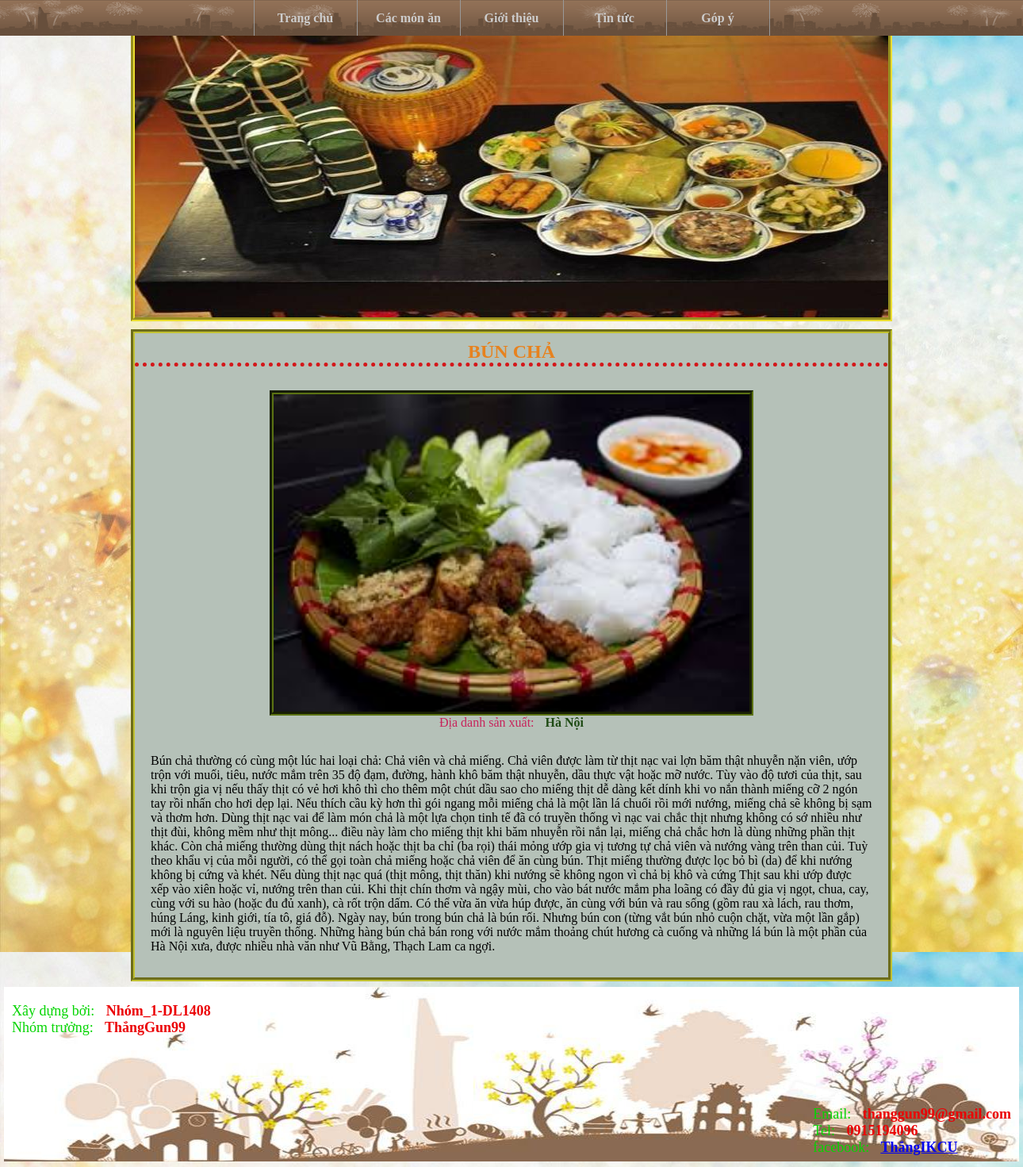
Page /?index=chitietmon&id=3 on the committed database.
### tables this page shows
CREATE TABLE IF NOT EXISTS `cac_mon_an` (
`id` int(11) NOT NULL,
  `name` varchar(50) NOT NULL,
  `nguon_goc` varchar(50) NOT NULL,
  `chi_tiet` varchar(5000) NOT NULL,
  `img` varchar(55) NOT NULL,
  `khai_quat` varchar(555) NOT NULL
);

### index/chitietmonan.php (the view, shortened to what this page needs)
    <?php
		$id=$_GET['id'];
        $sql = 'select * from cac_mon_an where id='.$id;
        $result = mysql_query($sql);
        $row = mysql_fetch_array($result);
    ?>
<div id="ten">
	<?php echo $row['name']; ?>
</div>
<img style="display:block;width:600px;height:400px;margin:30px auto 0 auto;float:none" src="images/<?php echo $row['img']; ?>"/>
<div id="dd">Địa danh sản xuất: <span><?php echo $row['nguon_goc']; ?></span></div>
<div id="chitietmon">
	 <?php echo $row['chi_tiet']; ?>
</div>

### css/css.css (style rules this page uses)
* { margin:0; padding:0; }
body { font-family:Georgia, "Times New Roman", Times, serif; background-image:url(../images/background-images-6172-6519-hd-wallpapers.jpg); min-height:1000px; }
img { float:left; border:5px groove #5B7213; margin:0 10px 0 7px; }
span { margin-left:10px; width: }
span { color:#EB0004; font-weight:bold; }
#ten { text-transform:uppercase; text-align:center; color:#E7821E; font-size:24px; font-weight:bold; margin-top:10px; border-bottom:5px dotted #D41619; }
#dd { text-align:center; color:#C7235B; }
#dd span { color:#1F4B14; }
#chitietmon { margin:30px auto; width:910px; }

### rows in the picture
cac_mon_an: name "BÚN CHẢ", img (picture), nguon_goc "Hà Nội", chi_tiet "Bún chả thường có cùng một lúc hai loại chả: Chả viên và chả miếng. Chả viên được làm từ thịt nạc vai lợn băm thật nhuyễn nặn viên, ướp trộn với muối, tiêu, nước mắm trên 35 độ đạm, đường, hành khô băm thật nhuyễn, dầu thực vật hoặc mỡ nước. Tùy vào độ tươi của thịt, sau khi trộn gia vị nếu thấy thịt có vẻ hơi khô thì cho thêm một chút dầu sao cho miếng thịt dễ dàng kết dính khi vo nắn thành miếng cỡ 2 ngón tay rồi nhấn cho hơi dẹp lại. Nếu thích cầu kỳ hơn thì gói ngang mỗi miếng chả là một lần lá chuối rồi mới nướng, miếng chả sẽ không bị sạm và thơm hơn. Dùng thịt nạc vai để làm món chả là một lựa chọn tinh tế đã có truyền thống vì nạc vai chắc thịt nhưng không có sớ nhiều như thịt đùi,…"
